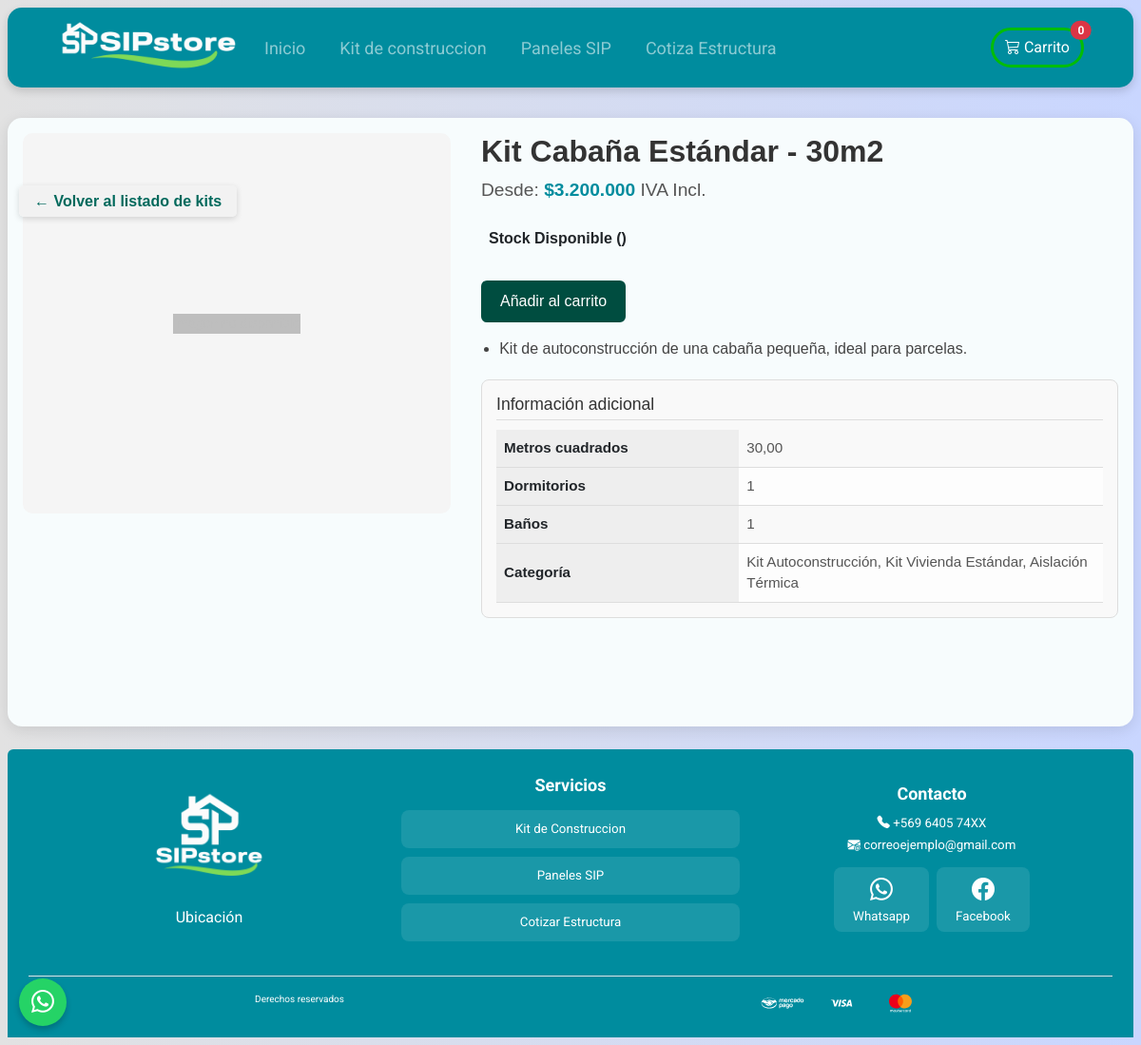
/kits/41/, run on the app's committed database.
### store/models.py (models this page shows, shortened)
class Producto(models.Model):
    nombre = models.CharField(max_length=200)
    precio = models.FloatField()
    descripcion = models.TextField(blank=True, null=True)
    ofertas = GenericRelation('Oferta', related_query_name='producto')
    imagenes = GenericRelation('imagenProducto', related_query_name='producto')
    inventario = GenericRelation('Inventario', related_query_name='producto')
    class Meta:
        abstract = True

class KitConstruccion(Producto):
    m2 = models.DecimalField(max_digits=8, decimal_places=2)
    dormitorios = models.PositiveIntegerField(default=0)
    banos = models.PositiveIntegerField(default=0)
    categorias =models.ManyToManyField(Categoria, related_name="kits", blank=True)

class Categoria(models.Model):
    nombre = models.CharField(max_length=100, unique=True)

### store/views.py (the view)
# urls.py: path('kits/<int:pk>/', views.kit_detail, name="kit_detail"),
def kit_detail(request, pk):
    kit = get_object_or_404(KitConstruccion, pk=pk)
    return render(request, 'kit_detail.html', {'kit': kit})

### cart/context_processors.py (called while the page is built, shortened)
def totales_carrito(request):
    carrito = request.session.get("carrito", {})
    if not isinstance(carrito, dict):
        carrito = {}
    total = 0
    cantidad_articulos = 0
    productos_detalles = []
    return {
        "total_carrito": int(total),
        "cantidad_articulos_carrito": cantidad_articulos,
        "productos_detalles": productos_detalles,
    }

### control/templatetags/myfilters.py (called while the page is built)
@register.filter
def punto_miles(value):
    try:
        value = int(value)
        return f"{value:,}".replace(",", ".")
    except (ValueError, TypeError):
        return value

### store/templates/kit_detail.html (shortened to what this page needs)
{% extends "base.html" %}
{% load static %}
{% load myfilters %}
{% block link %}
<link rel="stylesheet" href="{% static 'store/style/detalles.css' %}">
{% endblock %}
{% block content %}
<div class="product-container">
  <div class="product-image">
    {% if kit.imagenes.all %}
      <img src="{{ kit.imagenes.first.imagen.url }}" alt="{{ kit.nombre }}">
    {% else %}
      <div class="placeholder">
        <span>Imagen no disponible</span>
      </div>
    {% endif %}
  </div>
  <div class="product-info">
    <h1 class="product-title">{{ kit.nombre }}</h1>
    <p class="product-price">Desde: <span>${{ kit.precio|floatformat:0|punto_miles }}</span> IVA Incl.</p>
    <strong class="d-block mt-3 mb-4 p-2">
      {% if kit.inventario.first.modo_stock == 'pedido' %}
          Disponible Bajo Pedido
        {% else %}
          Stock Disponible ({{kit.inventario.first.disponible}})
        {% endif %}
    </strong>
    <form action="" method="post">
      <button class="btn-cart">Añadir al carrito</button>
    </form>
    {% if kit.descripcion %}
      <ul class="product-description">
        {% for linea in kit.descripcion.splitlines %}
          <li>{{ linea }}</li>
        {% endfor %}
      </ul>
    {% endif %}
<div class="product-extra">
  <h3>Información adicional</h3>
  <table>
    {% if kit.m2 %}
      <tr>
        <th>Metros cuadrados</th>
        <td>{{ kit.m2 }}</td>
      </tr>
    {% endif %}
    {% if kit.dormitorios %}
      <tr>
        <th>Dormitorios</th>
        <td>{{ kit.dormitorios }}</td>
      </tr>
    {% endif %}
    {% if kit.banos %}
      <tr>
        <th>Baños</th>
        <td>{{ kit.banos }}</td>
      </tr>
    {% endif %}
    {% if kit.categorias.all %}
      <tr>
        <th>Categoría</th>
        <td>
          {% for categoria in kit.categorias.all %}
            {{ categoria.nombre }}{% if not forloop.last %}, {% endif %}
          {% endfor %}
        </td>
      </tr>
    {% endif %}
  </table>
</div>
    <div class="back-link">
      <a href="{% url 'kits' %}">← Volver al listado de kits</a>
    </div>
  </div>
</div>
{% endblock %}

### core/static/core/style/base.css (style rules this page uses)
body { background-color: #c9d6ff; background: linear-gradient(to right, #e2e2e2, #c9d6ff); font-family: "Roboto", sans-serif !important; margin: 8px; }

### store/static/store/style/detalles.css (style rules this page uses)
.product-container { display: flex; flex-wrap: wrap; gap: 2rem; max-width: 1200px; margin: 2rem auto; padding: 1rem; font-family: Arial, sans-serif; }
.product-image { width: 100% !important; max-width: 450px !important; height: 400px !important; background: #f5f5f5; border-radius: 10px; overflow: hidden; display: flex; align-items: center; justify-content: center; }
.product-image .placeholder { color: #888; font-size: 14px; text-align: center; }
.product-info { flex: 1 1 50%; min-width: 300px; }
.product-title { font-size: 2rem; font-weight: bold; margin-bottom: 0.5rem; color: #333; }
.product-price { font-size: 1.2rem; margin-bottom: 1rem; color: #555; }
.product-price span { color: #008c9e; font-weight: bold; }
.btn-cart { background: #004d40; color: #fff; padding: 10px 20px; border: none; border-radius: 6px; cursor: pointer; font-size: 1rem; transition: background 0.3s ease; margin-bottom: 1rem; }
.product-description { list-style: disc; padding-left: 1.2rem; color: #444; margin-bottom: 1rem; }
.product-description li { margin-bottom: 0.5rem; }
.product-extra { margin-top: 20px; padding: 15px; background: #f9f9f9; border: 1px solid #ddd; border-radius: 8px; }
.product-extra h3 { font-size: 1.1rem; margin-bottom: 10px; color: #333; border-bottom: 1px solid #ddd; padding-bottom: 5px; }
.product-extra table { width: 100%; border-collapse: collapse; font-size: 0.95rem; }
.product-extra th { text-align: left; width: 40%; padding: 8px; background: #eee; font-weight: 600; border-bottom: 1px solid #ddd; }
.product-extra td { padding: 8px; border-bottom: 1px solid #ddd; color: #555; }
.product-extra tr:nth-child(even) td { background: #fdfdfd; }
.back-link { position: fixed; top: 200px; left: 20px; z-index: 999; }
.back-link a { text-decoration: none; color: #00695c; font-weight: bold; background-color: #f2f2f2; padding: 0.5rem 1rem; border-radius: 5px; box-shadow: 0 2px 6px rgba(0,0,0,0.15); transition: background-color 0.3s, transform 0.2s; }

### data on the page
KitConstruccion: nombre "Kit Cabaña Estándar - 30m2", precio|punto_miles "3.200.000", splitlines "Kit de autoconstrucción de una cabaña pequeña, ideal para parcelas.", m2 "30,00", dormitorios "1", banos "1"
Categoria: nombre "Kit Autoconstrucción"
Categoria: nombre "Kit Vivienda Estándar"
Categoria: nombre "Aislación Térmica"

### other printed values
{{ cantidad_articulos_carrito|default:0 }} "0"
